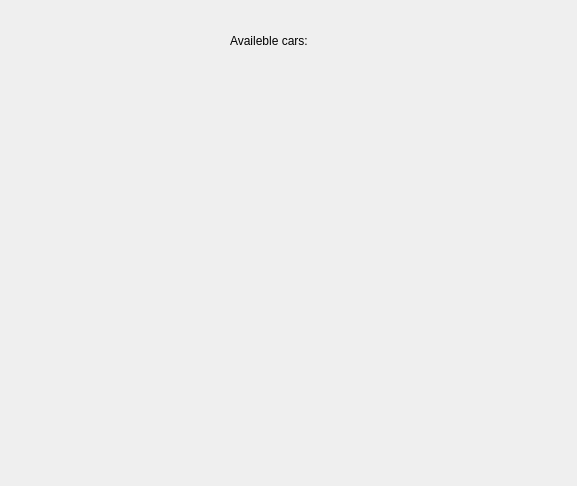
<?xml version="1.0" encoding="UTF-8"?>
<ui version="4.0">
 <class>ApplicationWindow</class>
 <widget class="QDialog" name="ApplicationWindow">
  <property name="geometry">
   <rect>
    <x>0</x>
    <y>0</y>
    <width>577</width>
    <height>486</height>
   </rect>
  </property>
  <property name="windowTitle">
   <string>Dialog</string>
  </property>
  <widget class="QLabel" name="label">
   <property name="geometry">
    <rect>
     <x>230</x>
     <y>10</y>
     <width>141</width>
     <height>61</height>
    </rect>
   </property>
   <property name="text">
    <string>Availeble cars:</string>
   </property>
  </widget>
 </widget>
 <resources/>
 <connections/>
</ui>
